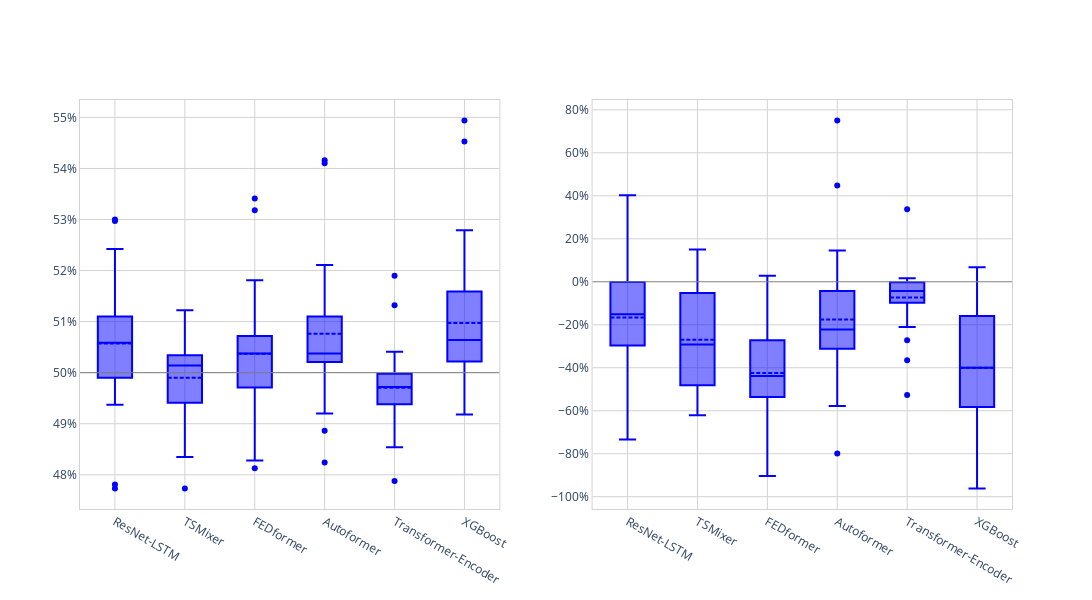

The notebook cell saved with this chart:
### Code cell
# Initialize subplot with 1 row and 2 columns
color = '#0000ff'
fig = make_subplots(rows=1, cols=2)

# Add box plot for data1 in the first column
for model in df['Model'].unique():
    fig.add_trace(go.Box(y=df[df['Model'] == model]['Accuracy'],
                         name=model, boxmean=True, marker_color=color),
                  row=1, col=1)

fig.add_shape(type='line',
              x0=0, x1=1, xref='x domain',  # Use 'x domain' for spanning the subplot width
              y0=0.5, y1=0.5, yref='y1',  # Emphasized value for the first subplot
              line=dict(color='grey', width=1, dash='solid'),
              row=1, col=1)
# Add box plot for data2 in the second column
for model in df['Model'].unique():
    fig.add_trace(go.Box(y=df[df['Model'] == model]['Net_profit'],
                         name=model, boxmean=True, marker_color=color),
                  row=1, col=2)

fig.add_shape(type='line',
              x0=0, x1=1, xref='x domain',  # Use 'x domain' for spanning the subplot width
              y0=0, y1=0, yref='y1',  # Emphasized value for the first subplot
              line=dict(color='grey', width=1, dash='solid'),
              row=1, col=2)
# Update layout for a cleaner look
fig.update_layout(height=600, width=1200,  showlegend=False)
fig.update_layout(
    plot_bgcolor='rgba(255, 255, 255, 1)',  # Light gray background for the plot area
    paper_bgcolor='rgba(255, 255, 255, 1)',  # White background for the entire figure,
)
# Update x-axis and y-axis for the first subplot
fig.update_xaxes(showline=True, linecolor='lightgrey', showgrid=True, gridcolor='lightgrey', row=1, col=1, mirror=True)
fig.update_yaxes(showline=True, linecolor='lightgrey', showgrid=True, gridcolor='lightgrey', row=1, col=1, mirror=True, tickformat='.0%')

# Update x-axis and y-axis for the second subplot
fig.update_xaxes(showline=True, linecolor='lightgrey', showgrid=True, gridcolor='lightgrey', row=1, col=2, mirror=True)
fig.update_yaxes(showline=True, linecolor='lightgrey', showgrid=True, gridcolor='lightgrey', row=1, col=2, mirror=True, tickformat='.0%') 
# fig.write_image("box_plot_triple.png",  scale=3)
fig.write_image("box_plot_onestep.png",  scale=3)
fig.show()

### Figure 1 — Plotly figure (JSON) as saved in the notebook; plotly's stock layout.template omitted (floating-point values rounded to 4 significant figures)
{"data": [{"boxmean": true, "marker": {"color": "#0000ff"}, "name": "ResNet-LSTM", "type": "box", "xaxis": "x", "y": [0.5297, 0.4781, 0.511, 0.51, 0.4937, 0.5034, 0.508, 0.499, 0.4944, 0.5072, 0.4955, 0.4943, 0.5077, 0.5169, 0.5242, 0.53, 0.4773, 0.5073, 0.5034, 0.5001, 0.5041, 0.5003, 0.5054, 0.4939, 0.503, 0.5063, 0.5179, 0.5077, 0.5169, 0.5242], "yaxis": "y"}, {"boxmean": true, "marker": {"color": "#0000ff"}, "name": "TSMixer", "type": "box", "xaxis": "x", "y": [0.5122, 0.5022, 0.4868, 0.5012, 0.5034, 0.5016, 0.5019, 0.4946, 0.4935, 0.5034, 0.5024, 0.5122, 0.4928, 0.4835, 0.503, 0.508, 0.4956, 0.4773, 0.5016, 0.496, 0.4893, 0.5, 0.5073, 0.491, 0.4944, 0.5049, 0.5, 0.4941, 0.5084, 0.5076], "yaxis": "y"}, {"boxmean": true, "marker": {"color": "#0000ff"}, "name": "FEDformer", "type": "box", "xaxis": "x", "y": [0.5318, 0.4994, 0.4922, 0.507, 0.5072, 0.5143, 0.5044, 0.5038, 0.5037, 0.5015, 0.4964, 0.5005, 0.5063, 0.4828, 0.5004, 0.5341, 0.4914, 0.5181, 0.5025, 0.498, 0.5083, 0.4952, 0.5065, 0.4971, 0.5044, 0.5075, 0.5141, 0.4964, 0.504, 0.4813], "yaxis": "y"}, {"boxmean": true, "marker": {"color": "#0000ff"}, "name": "Autoformer", "type": "box", "xaxis": "x", "y": [0.541, 0.5138, 0.5004, 0.5098, 0.5094, 0.5176, 0.5023, 0.5038, 0.5037, 0.5025, 0.4824, 0.5037, 0.5104, 0.4886, 0.492, 0.5416, 0.5211, 0.5211, 0.5021, 0.5012, 0.5024, 0.5009, 0.5074, 0.5012, 0.5034, 0.5147, 0.5063, 0.5027, 0.511, 0.5103], "yaxis": "y"}, {"boxmean": true, "marker": {"color": "#0000ff"}, "name": "Transformer-Encoder", "type": "box", "xaxis": "x", "y": [0.5041, 0.4872, 0.519, 0.4983, 0.497, 0.4998, 0.4965, 0.4995, 0.4942, 0.4994, 0.4974, 0.49, 0.4955, 0.5004, 0.4788, 0.4998, 0.5132, 0.4927, 0.4955, 0.494, 0.5006, 0.4974, 0.5032, 0.4963, 0.4985, 0.4854, 0.4938, 0.5022, 0.4916, 0.49], "yaxis": "y"}, {"boxmean": true, "marker": {"color": "#0000ff"}, "name": "XGBoost", "type": "box", "xaxis": "x", "y": [0.5494, 0.4945, 0.5066, 0.508, 0.4996, 0.4969, 0.5051, 0.5062, 0.5092, 0.5088, 0.4959, 0.5026, 0.5101, 0.5279, 0.518, 0.5453, 0.5175, 0.5197, 0.5026, 0.5028, 0.5023, 0.5032, 0.5008, 0.4918, 0.5159, 0.5022, 0.5008, 0.5123, 0.5153, 0.5212], "yaxis": "y"}, {"boxmean": true, "marker": {"color": "#0000ff"}, "name": "ResNet-LSTM", "type": "box", "xaxis": "x2", "y": [-0.3657, -0.2669, -0.2082, -0.2685, -0.3838, -0.1542, -0.7345, -0.2965, -0.3546, -0.2781, 0.1017, -0.08598, -0.00144, 0.1461, -0.1151, -0.5118, -0.01162, 0.02051, -0.148, -0.1002, -0.09573, -0.5476, -0.579, -0.2664, -0.2406, 0.3381, 0.4025, -0.00144, 0.1461, -0.1151], "yaxis": "y2"}, {"boxmean": true, "marker": {"color": "#0000ff"}, "name": "TSMixer", "type": "box", "xaxis": "x2", "y": [-0.4624, -0.2107, -0.3273, -0.295, -0.5447, -0.4817, -0.6209, -0.4472, -0.5335, -0.1934, -0.3194, -0.1207, -0.508, -0.4148, -0.03495, -0.02995, -0.5743, 0.1505, -0.2894, -0.05235, -0.5365, -0.5027, -0.1609, -0.1881, -0.009932, 0.0877, 0.007593, -0.2142, -0.3753, 0.09998], "yaxis": "y2"}, {"boxmean": true, "marker": {"color": "#0000ff"}, "name": "FEDformer", "type": "box", "xaxis": "x2", "y": [-0.9033, -0.4679, -0.1997, -0.4731, -0.6093, -0.4424, -0.7615, -0.3118, -0.2493, -0.6944, -0.5069, -0.5617, -0.5387, -0.4261, -0.0823, -0.725, -0.4051, -0.4338, -0.4617, -0.2208, -0.2785, -0.4234, -0.4539, -0.3823, -0.2661, -0.1904, 0.02806, -0.5357, -0.2721, -0.4815], "yaxis": "y2"}, {"boxmean": true, "marker": {"color": "#0000ff"}, "name": "Autoformer", "type": "box", "xaxis": "x2", "y": [-0.7996, -0.2955, -0.2038, -0.3203, -0.3568, -0.1232, -0.2341, -0.3118, -0.2493, -0.3871, -0.4352, -0.2493, -0.2937, -0.4266, -0.2915, -0.5783, 0.7506, -0.04247, -0.2779, -0.04659, 0.1454, -0.1611, -0.03705, -0.209, -0.1396, 0.06311, 0.4483, -0.1956, 0.02114, -0.02737], "yaxis": "y2"}, {"boxmean": true, "marker": {"color": "#0000ff"}, "name": "Transformer-Encoder", "type": "box", "xaxis": "x2", "y": [-0.006325, -0.211, 0.3372, -0.003682, -0.08893, -0.2724, 0, -0.08312, -0.06542, -0.09811, -0.07577, -0.03625, -0.05064, -0.1762, -0.3651, 0, -0.08558, -0.5273, -0.01563, -0.01868, -0.05364, -0.01659, -0.002001, -0.1549, 0, 0.01597, -0.1448, 0.01087, -0.0314, 0.01126], "yaxis": "y2"}, {"boxmean": true, "marker": {"color": "#0000ff"}, "name": "XGBoost", "type": "box", "xaxis": "x2", "y": [-0.1588, -0.5551, -0.5422, -0.732, -0.5828, -0.6222, -0.9621, -0.9377, -0.8775, -0.1395, 0.0676, -0.1936, -0.6779, -0.2179, -0.1267, 0.007433, -0.4938, -0.4746, -0.2397, -0.4986, -0.203, -0.1693, 0.03306, -0.1459, -0.1237, -0.3469, -0.4434, -0.8584, -0.3806, -0.4204], "yaxis": "y2"}], "layout": {"height": 600, "paper_bgcolor": "rgba(255, 255, 255, 1)", "plot_bgcolor": "rgba(255, 255, 255, 1)", "shapes": [{"line": {"color": "grey", "dash": "solid", "width": 1}, "type": "line", "x0": 0, "x1": 1, "xref": "x domain", "y0": 0.5, "y1": 0.5, "yref": "y"}, {"line": {"color": "grey", "dash": "solid", "width": 1}, "type": "line", "x0": 0, "x1": 1, "xref": "x2 domain", "y0": 0, "y1": 0, "yref": "y2"}], "showlegend": false, "width": 1200, "xaxis": {"anchor": "y", "domain": [0, 0.45], "gridcolor": "lightgrey", "linecolor": "lightgrey", "mirror": true, "showgrid": true, "showline": true}, "xaxis2": {"anchor": "y2", "domain": [0.55, 1], "gridcolor": "lightgrey", "linecolor": "lightgrey", "mirror": true, "showgrid": true, "showline": true}, "yaxis": {"anchor": "x", "domain": [0, 1], "gridcolor": "lightgrey", "linecolor": "lightgrey", "mirror": true, "showgrid": true, "showline": true, "tickformat": ".0%"}, "yaxis2": {"anchor": "x2", "domain": [0, 1], "gridcolor": "lightgrey", "linecolor": "lightgrey", "mirror": true, "showgrid": true, "showline": true, "tickformat": ".0%"}}}
